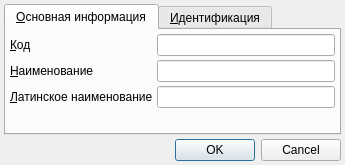
<?xml version="1.0" encoding="UTF-8"?>
<ui version="4.0">
 <class>SpecimenTypeEditorDialog</class>
 <widget class="QDialog" name="SpecimenTypeEditorDialog">
  <property name="geometry">
   <rect>
    <x>0</x>
    <y>0</y>
    <width>345</width>
    <height>165</height>
   </rect>
  </property>
  <property name="windowTitle">
   <string>Dialog</string>
  </property>
  <layout class="QGridLayout" name="gridLayout_2">
   <property name="margin">
    <number>4</number>
   </property>
   <property name="spacing">
    <number>4</number>
   </property>
   <item row="2" column="0" colspan="2">
    <widget class="QTabWidget" name="tabWidget">
     <property name="currentIndex">
      <number>0</number>
     </property>
     <widget class="QWidget" name="tabMain">
      <attribute name="title">
       <string>&amp;Основная информация</string>
      </attribute>
      <layout class="QGridLayout" name="gridLayout">
       <property name="margin">
        <number>4</number>
       </property>
       <property name="spacing">
        <number>4</number>
       </property>
       <item row="2" column="0">
        <widget class="QLabel" name="lblLatinName">
         <property name="text">
          <string>&amp;Латинское наименование</string>
         </property>
         <property name="buddy">
          <cstring>edtLatinName</cstring>
         </property>
        </widget>
       </item>
       <item row="3" column="0">
        <spacer name="verticalSpacer_2">
         <property name="orientation">
          <enum>Qt::Vertical</enum>
         </property>
         <property name="sizeHint" stdset="0">
          <size>
           <width>20</width>
           <height>40</height>
          </size>
         </property>
        </spacer>
       </item>
       <item row="2" column="1">
        <widget class="QLineEdit" name="edtLatinName"/>
       </item>
       <item row="1" column="0">
        <widget class="QLabel" name="lblName">
         <property name="text">
          <string>&amp;Наименование</string>
         </property>
         <property name="buddy">
          <cstring>edtName</cstring>
         </property>
        </widget>
       </item>
       <item row="1" column="1">
        <widget class="QLineEdit" name="edtName"/>
       </item>
       <item row="0" column="1">
        <widget class="QLineEdit" name="edtCode"/>
       </item>
       <item row="0" column="0">
        <widget class="QLabel" name="lblCode">
         <property name="text">
          <string>&amp;Код</string>
         </property>
         <property name="buddy">
          <cstring>edtCode</cstring>
         </property>
        </widget>
       </item>
      </layout>
     </widget>
     <widget class="QWidget" name="tabIdentification">
      <attribute name="title">
       <string>&amp;Идентификация</string>
      </attribute>
      <layout class="QGridLayout" name="gridLayout_3">
       <property name="margin">
        <number>4</number>
       </property>
       <property name="spacing">
        <number>4</number>
       </property>
       <item row="0" column="0">
        <widget class="CInDocTableView" name="tblIdentification"/>
       </item>
      </layout>
     </widget>
    </widget>
   </item>
   <item row="3" column="0" colspan="2">
    <widget class="QDialogButtonBox" name="buttonBox">
     <property name="orientation">
      <enum>Qt::Horizontal</enum>
     </property>
     <property name="standardButtons">
      <set>QDialogButtonBox::Cancel|QDialogButtonBox::Ok</set>
     </property>
    </widget>
   </item>
  </layout>
 </widget>
 <customwidgets>
  <customwidget>
   <class>CInDocTableView</class>
   <extends>QTableView</extends>
   <header>library/InDocTable.h</header>
  </customwidget>
 </customwidgets>
 <tabstops>
  <tabstop>tabWidget</tabstop>
  <tabstop>edtLatinName</tabstop>
  <tabstop>tblIdentification</tabstop>
  <tabstop>buttonBox</tabstop>
 </tabstops>
 <resources/>
 <connections>
  <connection>
   <sender>buttonBox</sender>
   <signal>accepted()</signal>
   <receiver>SpecimenTypeEditorDialog</receiver>
   <slot>accept()</slot>
   <hints>
    <hint type="sourcelabel">
     <x>248</x>
     <y>254</y>
    </hint>
    <hint type="destinationlabel">
     <x>157</x>
     <y>274</y>
    </hint>
   </hints>
  </connection>
  <connection>
   <sender>buttonBox</sender>
   <signal>rejected()</signal>
   <receiver>SpecimenTypeEditorDialog</receiver>
   <slot>reject()</slot>
   <hints>
    <hint type="sourcelabel">
     <x>316</x>
     <y>260</y>
    </hint>
    <hint type="destinationlabel">
     <x>286</x>
     <y>274</y>
    </hint>
   </hints>
  </connection>
 </connections>
</ui>
